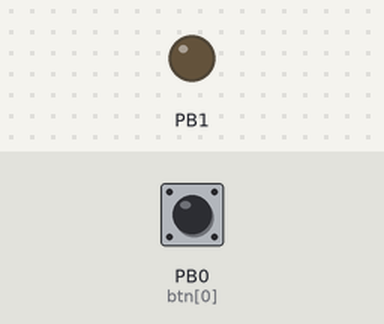
Recording of a sketch running on a simulated ATtiny85, built with avr-gcc and run on an emulated ATtiny85. Parts: output pins drawn as LEDs (lit = HIGH). Dashed ring = blinking. The inputs (shaded band) are chosen by the test bench; at power-on: PB0 (btn[0]) LOW.

Above: at 1.8 s.
1.9 s: PB0 (btn[0]) pulled HIGH for 3.2 s
At 2.3 s:
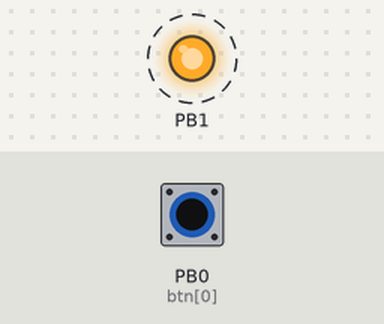
Timing chart, 0 to 7.0 s (numbered marks = the images above; inputs shaded):
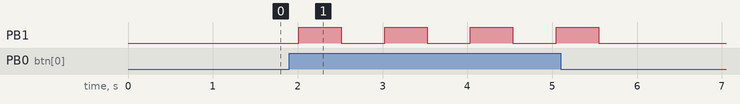

Measured:
- after the input at 1.9 s, PB1: alternates HIGH for 0.50 s and LOW for 0.51 s, 8 changes in all, then stays LOW, starting after 0.11 s

The sketch:

FuckKeyboard.ino
```cpp
#include <DigiKeyboard.h>

const int btn[] = { 0 };
const int ins[] = { HIGH };
const int btn_len = sizeof( btn ) / sizeof( int );

void setup() {
  for(int i = 0 ; i < btn_len ; i++){
    pinMode( btn[i], INPUT );
  }

  pinMode(1, OUTPUT);
}

void loop() {
  for(int i = 0 ; i < btn_len; i++){
    int data = digitalRead( btn[i] );
    if( data == ins[i] ){
      DigiKeyboard.println( "fuck" );
      digitalWrite( 1, HIGH );
      DigiKeyboard.delay(500);
    }
  }
  digitalWrite( 1, LOW );
  delay( 500 );
}
```
